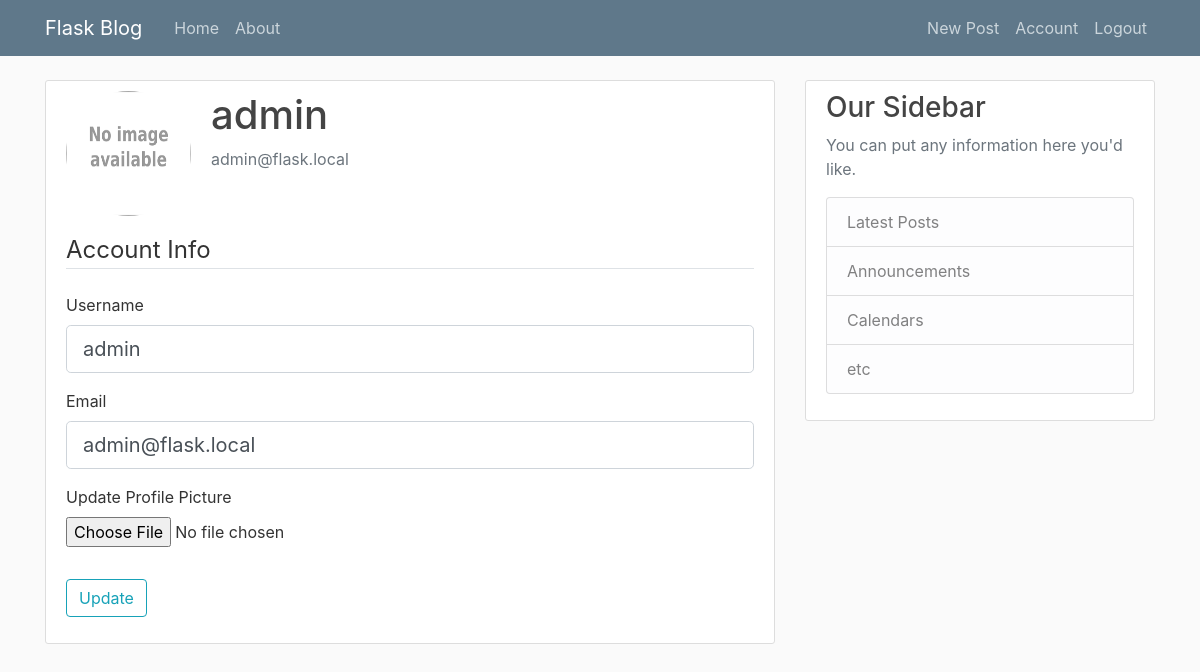
/account (signed in), run on an earlier commit of the app's database.
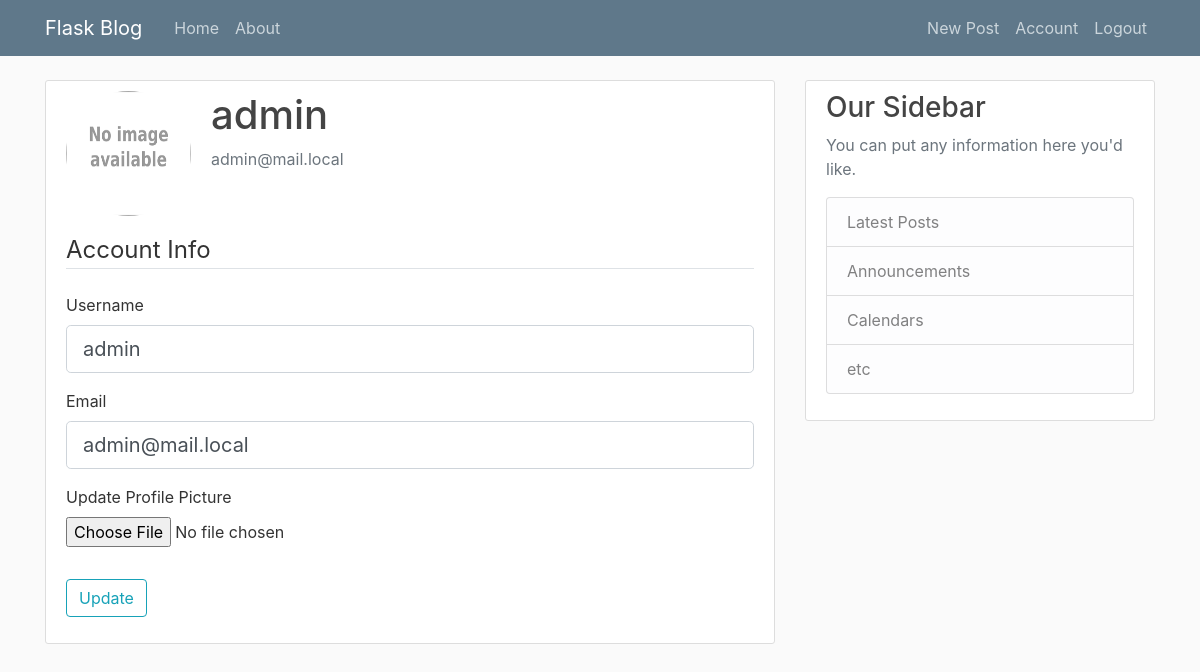
And on a later commit of the database.
### flaskblog/models.py (models this page shows, shortened)
class User(db.Model, UserMixin):
    id = db.Column(db.Integer, primary_key=True)
    username = db.Column(db.String(20), unique=True, nullable=False)
    email = db.Column(db.String(120), unique=True, nullable=False)
    image_file = db.Column(db.String(20), nullable=False, default='default.jpg')
    password = db.Column(db.String(60), nullable=False)
    posts = db.relationship('Post', backref='author', lazy=True)

### flaskblog/users/routes.py (the view)
@users.route('/account', methods=['GET', 'POST'])
@login_required
def account():
    form = UpdateAccountForm()
    if form.validate_on_submit():
        if form.picture.data:
            picture_file = save_picture(form.picture.data)
            current_user.image_file = picture_file
        current_user.username = form.username.data
        current_user.email = form.email.data
        db.session.commit()
        flash('Your account has been updated!', 'success')
        return redirect(url_for('users.account'))
    elif request.method == 'GET':
        form.username.data = current_user.username
        form.email.data = current_user.email
    image_file = url_for('static', filename='profile_pics/' + current_user.image_file)
    return render_template('account.html', title='Account', image_file=image_file, form=form)

### flaskblog/users/forms.py (shortened to what this page needs)
class UpdateAccountForm(FlaskForm):
    username = StringField('Username', validators=[DataRequired(), Length(min=2, max=20)])
    email = StringField('Email', validators=[DataRequired(), Email()])
    picture = FileField('Update Profile Picture', validators=[FileAllowed(['jpg', 'png'])])
    submit = SubmitField('Update')

### flaskblog/models.py (called while the page is built)
@login_manager.user_loader
def load_user(user_id):
    return User.query.get(int(user_id))

### flaskblog/templates/account.html (shortened to what this page needs)
{% extends 'layout.html' %}
{% block content %}
    <div class="content-section">
        <div class="media">
            <img class="rounded-circle account-img" src="{{ image_file }}">
            <div class="media-body">
                <h2 class="account-heading">{{ current_user.username }}</h2>
                <p class="text-secondary">{{ current_user.email }}</p>
            </div>
        </div>
        <form action="" method="post" enctype="multipart/form-data" novalidate>
            <fieldset class="form-group">
                <legend class="border-bottom mb-4">Account Info</legend>
                <div class="form-group">
                    {{ form.username.label(class='form-control-label') }}
                    {% if form.username.errors %}
                        {{ form.username(class='form-control form-control-lg is-invalid') }}
                        <div class="invalid-feedback">
                            {% for error in form.username.errors %}
                                <span>{{ error }}</span>
                            {% endfor %}
                        </div>
                    {% else %}
                        {{ form.username(class='form-control form-control-lg') }}
                    {% endif %}
                </div>
                <div class="form-group">
                    {{ form.email.label(class='form-control-label') }}
                        {% if form.email.errors %}
                        {{ form.email(class='form-control form-control-lg is-invalid') }}
                        <div class="invalid-feedback">
                            {% for error in form.email.errors %}
                                <span>{{ error }}</span>
                            {% endfor %}
                        </div>
                    {% else %}
                        {{ form.email(class='form-control form-control-lg') }}
                    {% endif %}
                </div>
                <div class="form-group">
                    {{ form.picture.label() }}
                    {{ form.picture(class="form-control-file") }}
                </div>
            </fieldset>
            <div class="form-group">
                {{ form.submit(class='btn btn-outline-info') }}
            </div>
        </form>
    </div>
{% endblock content %}

What changed in the data, as far as the page shows it:
changed User "admin": email "admin@flask.local" → "admin@mail.local"
